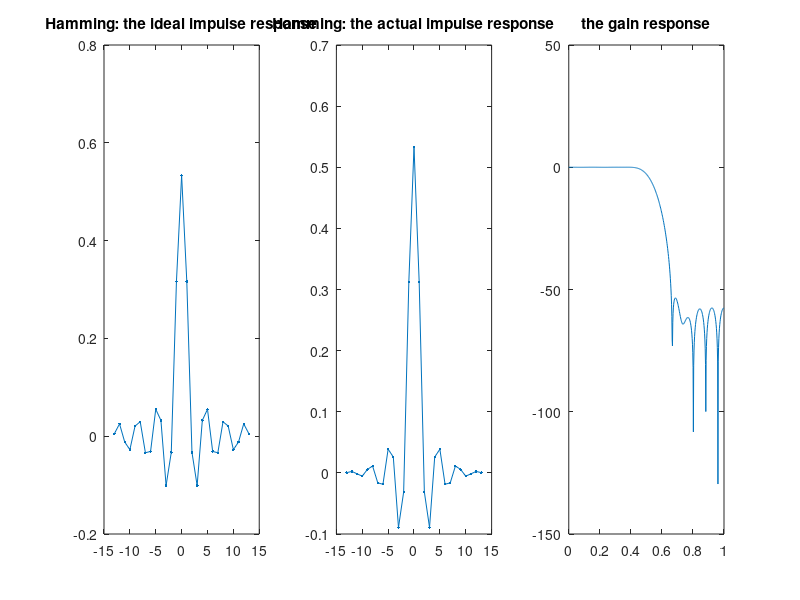

This figure's MATLAB source:
clear;

wp = 2*pi * 3/15; 
ws = 2*pi * 5/15; 

rp = 0.3; 
rs = 40;

c = 3.32*pi;

wc = (ws+wp) / 2;
delt_w = ws - wp;

M = ceil(c / delt_w);
N = 2 * M + 1;
win = hamming(N);
n = -M:M;
hd = sin(wc*n)./(pi*n);
hd(find(n==0)) = wc*cos(wc*0)/pi;
ht = hd.*win';

subplot(1,3,1);
plot(n,hd,'.-');
title("Hamming: the ideal impulse response");

subplot(1,3,2);
plot(n,ht,'.-')
title("Hamming: the actual impulse response"); 

[h,w] = freqz(ht,1,512); 
W = w/pi; 
H = 20*log10(abs(h));

subplot(1,3,3);
plot(W,H);
title("the gain response");

